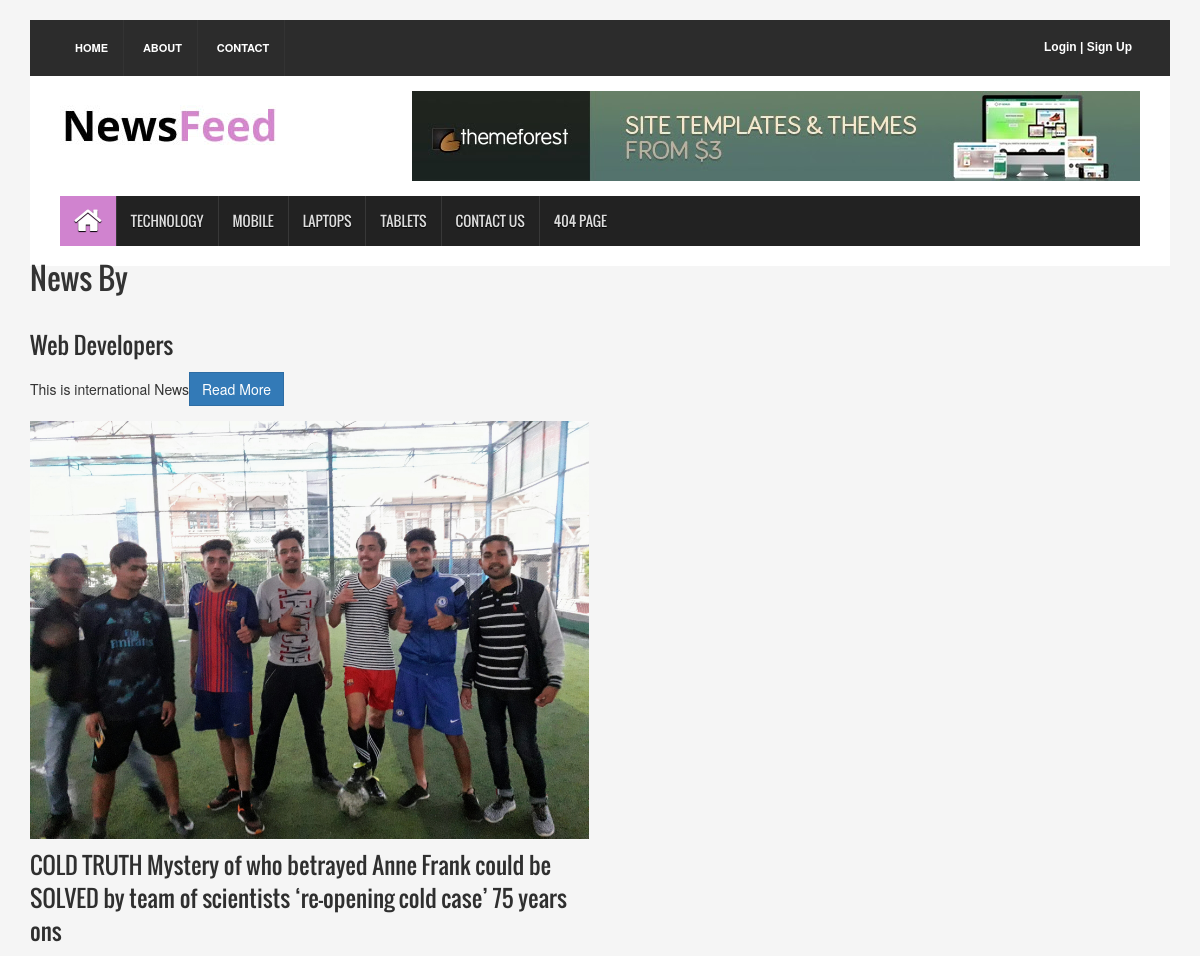
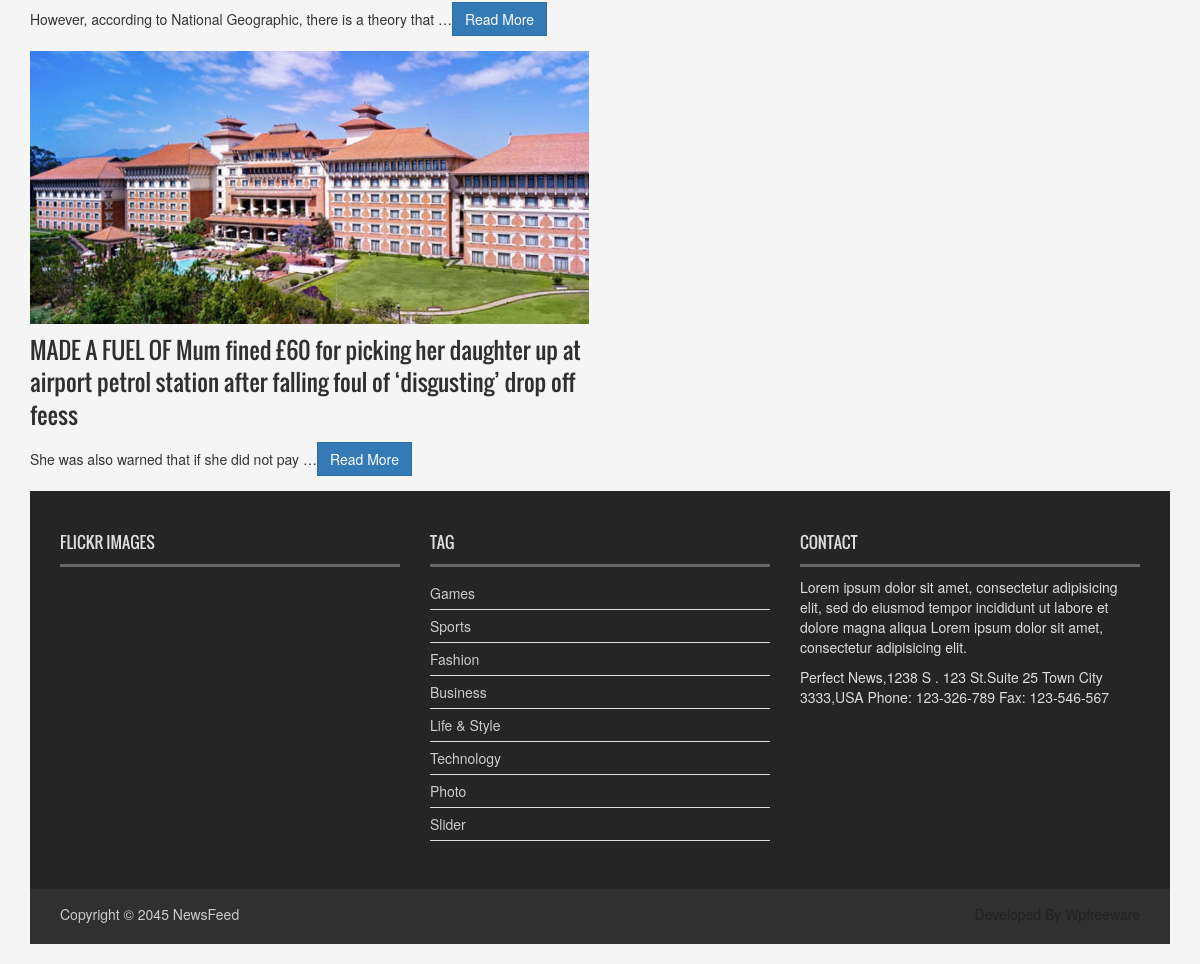
The app's page /news/category/3 with its own data (2 pictures, top to bottom).
### news/models.py (models this page shows)
class News(models.Model):
    CHOICES =(("0","Poltics"),("1","Sports"),("2","Entertainment"),("3","International"))
    title= models.CharField(max_length=255)
    article = models.TextField()
    count = models.IntegerField(default=0)
    category =models.CharField(choices=CHOICES, max_length=2)
    cover_image= models.ImageField(upload_to='uploads',null=True)
    author = models.ForeignKey(User,on_delete=models.SET_NULL, null=True)
    created_at = models.DateTimeField(auto_now_add=True)
    updated_at = models.DateTimeField(auto_now=True)
    class Meta:
        verbose_name_plural ='News'
    def get_absolute_url(self):
        return reverse("news_detail", kwargs={"category": self.get_category_display(), "pk": self.pk})

### news/views.py (the view)
# urls.py: path('category/<str:category>', CategoryListView.as_view(), name='news-cat'),
class CategoryListView(ListView):
    model =News
    template_name = 'news/news_by_category.html'
    context_object_name = 'category'
    ordering =['-created_at']
    def get_queryset(self):
        return News.objects.filter(category=self.kwargs.get('category')).order_by('-created_at')

### templates/news/news_by_category.html (shortened to what this page needs)
{% extends "partials/layout.html" %}
{% load static %}
{% load crispy_forms_tags %}
 {% block header %}
 {% include "partials/header.html" %}
 {% endblock header  %}
{% block navarea %}
{% include "partials/navarea.html" %}
{% endblock navarea %}
{% block content %}
 <h2><span>News By </span></h2>
               <div class="single_post_content_left">
               {% for news in  category %}
              <ul class="business_catgnav  wow fadeInDown">
                <li>
                  <figure class="bsbig_fig"> <a href="{{news.get_absolute_url}}" class="featured_img"> <img alt="" src="{{ news.cover_image.url }}"> <span class="overlay"></span> </a>
                    <figcaption> <a href="{{news.get_absolute_url}}">{{news.title}}s</a> </figcaption>
                    <p>{{news.article|truncatewords:10}}<a class="btn btn-primary" href="{{news.get_absolute_url}}">Read More</a></p>
                  </figure>
                </li>
              </ul>
              {% endfor %}
            </div>
{% endblock content %}
{% block footer %}
{% include "partials/footer.html" %}
{% endblock footer %}

### templates/partials/layout.html (shortened to what this page needs)
<!DOCTYPE html>
<html>
{% load static %}
<head>
<link rel="stylesheet" type="text/css" href="{% static 'assets/css/bootstrap.min.css' %}">
<link rel="stylesheet" type="text/css" href="{% static 'assets/css/font-awesome.min.css' %}">
<link rel="stylesheet" type="text/css" href="{% static 'assets/css/animate.css' %}">
<link rel="stylesheet" type="text/css" href="{% static 'assets/css/font.css' %}">
<link rel="stylesheet" type="text/css" href="{% static 'assets/css/li-scroller.css' %}">
<link rel="stylesheet" type="text/css" href="{% static 'assets/css/slick.css' %}">
<link rel="stylesheet" type="text/css" href="{% static 'assets/css/jquery.fancybox.css' %}">
<link rel="stylesheet" type="text/css" href="{% static 'assets/css/theme.css' %}">
<link rel="stylesheet" type="text/css" href="{% static 'assets/css/style.css' %}">
</head>
<body>
<div class="container">
 {% block header %}
 {% endblock header  %}
{% block navarea %}
{% endblock navarea %}
{% block content %}
{% endblock content %}
{% block footer %}
{% endblock footer %}
</div>
</body>
</html>

### templates/partials/header.html
{% load static %}
<header id="header">
    <div class="row">
      <div class="col-lg-12 col-md-12 col-sm-12">
        <div class="header_top">
          <div class="header_top_left">
            <ul class="top_nav">
              <li><a href="{% url 'home' %}">Home</a></li>
              <li><a href="#">About</a></li>
              <li><a href="pages/contact.html">Contact</a></li>
            </ul>
          </div>
          <div class="header_top_right">
            <p >
              {% if request.user.is_authenticated %}
              <a style="color:#fff" href="{% url 'create_news'%}">Create News</a> |
              <a style="color:#fff" href="{% url 'logout'%}">Logout</a>
              {% else %}
              <a style="color:#fff" href="{% url 'login'%}">Login</a> |
              <a style="color:#fff" href="{% url 'signup'%}">Sign Up</a>
              {% endif %}
            </p>
          </div>
        </div>
      </div>
      <div class="col-lg-12 col-md-12 col-sm-12">
        <div class="header_bottom">
          <div class="logo_area"><a href="index.html" class="logo"><img src="{% static 'images/logo.jpg' %}" alt=""></a></div>
          <div class="add_banner"><a href="#"><img src="{% static 'images/addbanner_728x90_V1.jpg' %}" alt=""></a></div>
        </div>
      </div>
    </div>
  </header>

### templates/partials/navarea.html (shortened to what this page needs)
{% load static %}
<section id="navArea">
    <nav class="navbar navbar-inverse" role="navigation">
      <div id="navbar" class="navbar-collapse collapse">
        <ul class="nav navbar-nav main_nav">
          <li class="active"><a href="{% url 'home' %}"><span class="fa fa-home desktop-home"></span><span class="mobile-show">Home</span></a></li>
          <li><a href=" #">Technology</a></li>
          <li class="dropdown"> <a href="#" class="dropdown-toggle" data-toggle="dropdown" role="button" aria-expanded="false">Mobile</a>
          </li>
          <li><a href="#">Laptops</a></li>
          <li><a href="#">Tablets</a></li>
          <li><a href="pages/contact.html">Contact Us</a></li>
          <li><a href="pages/404.html">404 Page</a></li>
        </ul>
      </div>
    </nav>
  </section>

### templates/partials/footer.html
{% load static %}
<footer id="footer">
    <div class="footer_top">
      <div class="row">
        <div class="col-lg-4 col-md-4 col-sm-4">
          <div class="footer_widget wow fadeInLeftBig">
            <h2>Flickr Images</h2>
          </div>
        </div>
        <div class="col-lg-4 col-md-4 col-sm-4">
          <div class="footer_widget wow fadeInDown">
            <h2>Tag</h2>
            <ul class="tag_nav">
              <li><a href="#">Games</a></li>
              <li><a href="#">Sports</a></li>
              <li><a href="#">Fashion</a></li>
              <li><a href="#">Business</a></li>
              <li><a href="#">Life &amp; Style</a></li>
              <li><a href="#">Technology</a></li>
              <li><a href="#">Photo</a></li>
              <li><a href="#">Slider</a></li>
            </ul>
          </div>
        </div>
        <div class="col-lg-4 col-md-4 col-sm-4">
          <div class="footer_widget wow fadeInRightBig">
            <h2>Contact</h2>
            <p>Lorem ipsum dolor sit amet, consectetur adipisicing elit, sed do eiusmod tempor incididunt ut labore et dolore magna aliqua Lorem ipsum dolor sit amet, consectetur adipisicing elit.</p>
            <address>
            Perfect News,1238 S . 123 St.Suite 25 Town City 3333,USA Phone: 123-326-789 Fax: 123-546-567
            </address>
          </div>
        </div>
      </div>
    </div>
    <div class="footer_bottom">
      <p class="copyright">Copyright &copy; 2045 <a href="index.html">NewsFeed</a></p>
      <p class="developer">Developed By Wpfreeware</p>
    </div>
  </footer>

### templates/partials/script.html (shortened to what this page needs)
{% load static %}

### static/assets/css/theme.css (style rules this page uses)
.navbar-inverse .navbar-nav > .active > a, .navbar-inverse .navbar-nav > .active > a:hover, .navbar-inverse .navbar-nav > .active > a:focus { background-color:#d083cf }

### static/assets/css/style.css (style rules this page uses)
body { background:#f5f5f5 }
ul { padding:0; margin:0; list-style:none }
a { text-decoration:none; color:#2f2f2f }
h1, h2, h3, h4, h5, h6 { font-family:'Oswald',sans-serif }
h2 { line-height:23px }
img { border:none }
.btn { border-radius:0; margin-bottom:5px; -webkit-transition:all 0.5s; -o-transition:all 0.5s; transition:all 0.5s }
#header { display:inline; float:left; width:100%; margin-top:20px }
.header_top { background-color:#2c2c2c; display:inline; float:left; padding:0 30px; width:100% }
.header_top_left { float:left; display:inline; width:50% }
.top_nav { text-align:left }
.top_nav li { display:inline-block }
.top_nav li a { display:inline-block; border-right:1px solid #333; color:#fff; font-size:11px; font-weight:bold; padding:20px 15px; text-transform:uppercase; -webkit-transition:all 0.5s; -o-transition:all 0.5s; transition:all 0.5s }
.header_top_right { float:left; display:inline; width:50%; text-align:right }
.header_top_right > p { color:#fff; display:inline-block; float:right; font:bold 12px sans-serif; margin-bottom:0; padding-bottom:20px; padding-right:8px; padding-top:20px }
.header_bottom { background-color:#fff; display:inline; float:left; padding:15px 30px 15px; width:100% }
.logo_area { display:inline; float:left; width:31% }
.logo { font-size:45px; font-weight:bold; color:#000; font-family:'Varela',sans-serif }
.logo img { max-width:100% }
.add_banner { float:right; width:728px; height:90px }
.add_banner img { width:100%; height:100% }
#navArea { float:left; display:inline; width:100%; padding:0 30px; background-color:#fff }
.navbar { border:medium none; border-radius:0 }
.navbar-inverse .navbar-nav > li > a { border-left:1px solid #383838; color:#ddd; font-family:'Oswald',sans-serif; display:inline-block; height:50px; line-height:50px; padding:0 14px; text-shadow:0 1px 1px #000; text-transform:uppercase; -webkit-transition:all 0.5s; -mz-transition:all 0.5s; -ms-transition:all 0.5s; -o-transition:all 0.5s; transition:all 0.5s }
.navbar-inverse .navbar-nav > li:first-child a { border:none }
.navbar-inverse .navbar-nav > .active > a, .navbar-inverse .navbar-nav > .active > a:hover, .navbar-inverse .navbar-nav > .active > a:focus { color:#fff }
.navbar-collapse { padding-left:0 }
.desktop-home { display:block; font-size:30px; margin-top:10px }
.single_post_content_left { float:left; display:inline; width:49% }
.business_catgnav li { float:left; display:block; width:100% }
.bsbig_fig { width:100% }
.bsbig_fig > a { display:block }
.bsbig_fig > a img { width:100% }
.bsbig_fig figcaption { color:#333; font-family:"Oswald",sans-serif; font-size:23px; font-weight:300; margin-top:10px; margin-bottom:10px }
.featured_img { position:relative }
.overlay { bottom:0; display:block; left:0; position:absolute; width:100%; z-index:2; height:100%; -webkit-transition:all 0.5s; -mz-transition:all 0.5s; -ms-transition:all 0.5s; -o-transition:all 0.5s; transition:all 0.5s }
#footer { display:inline; float:left; width:100%; margin-bottom:20px }
.footer_top { background-color:#252525; color:#ddd; display:inline; float:left; padding:10px 30px 48px; width:100% }
.footer_widget { display:inline; float:left; width:100%; min-height:310px }
.footer_widget > h2 { border-bottom:3px solid #666; font-family:Oswald,arial,Georgia,serif; font-size:16px; padding:10px 0; text-transform:uppercase }
.tag_nav li a { border-bottom:1px solid #ddd; color:#ccc; display:block; padding:6px 6px 6px 0; -webkit-transition:all 0.5s; -o-transition:all 0.5s; transition:all 0.5s }
.footer_bottom { float:left; display:inline; width:100%; padding:10px 30px; background-color:#303030; color:#ccc }
.copyright { float:left; width:50%; padding-top:5px; text-align:left }
.copyright a { color:#ccc }
.developer { float:right; width:50%; text-align:right; padding-top:5px; color:#222 }

### records on screen
News: title "Web Developer", article "This is international News"
News: cover_image (picture), title "COLD TRUTH Mystery of who betrayed Anne Frank could be SOLVED by team of scientists ‘re-opening cold case’ 75 years on", article "However, according to National Geographic, there is a theory that …"
News: cover_image (picture), title "MADE A FUEL OF Mum fined £60 for picking her daughter up at airport petrol station after falling foul of ‘disgusting’ drop off fees", article "She was also warned that if she did not pay …"
